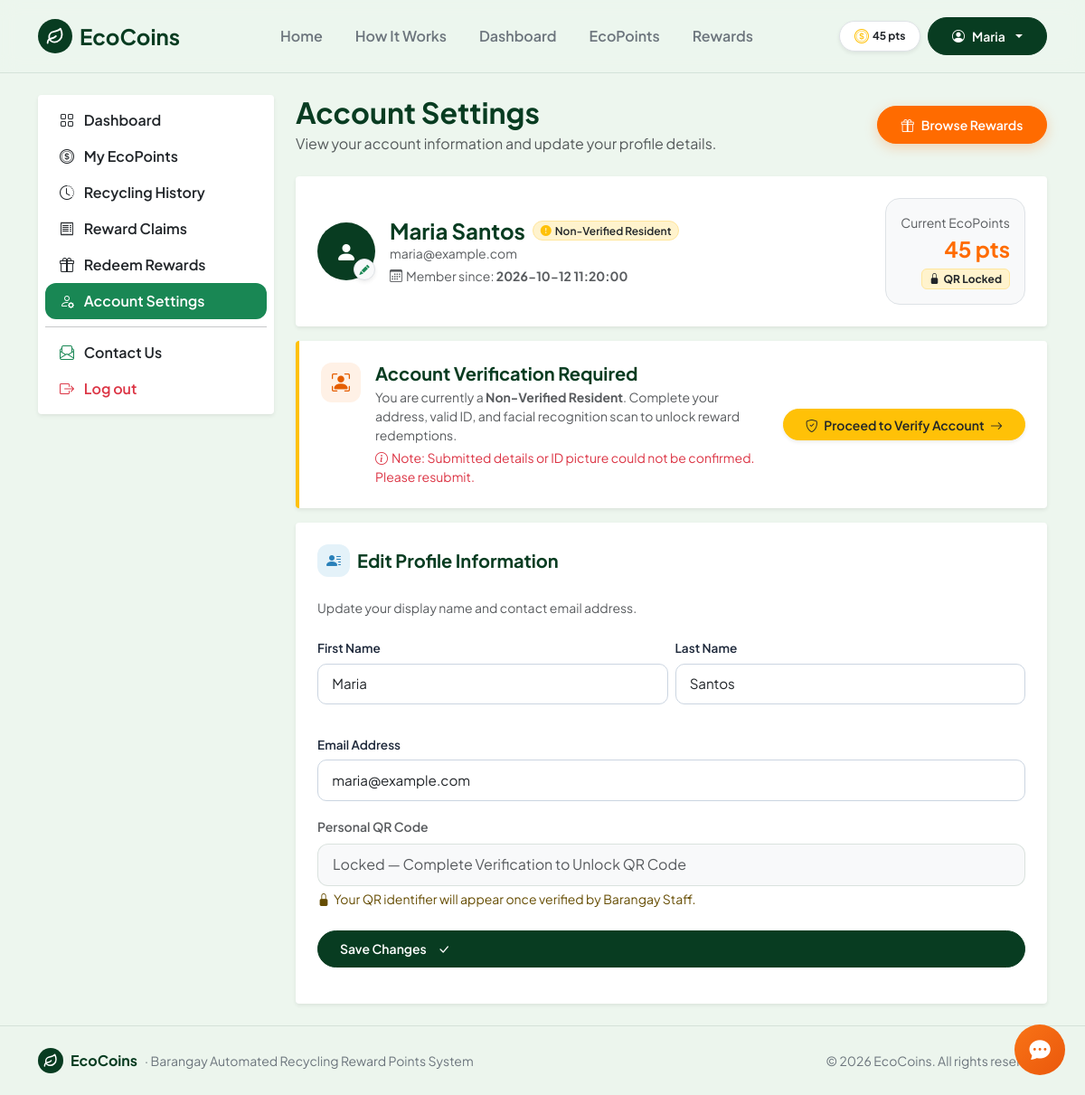
/account (signed in), run on an earlier commit of the app's database.
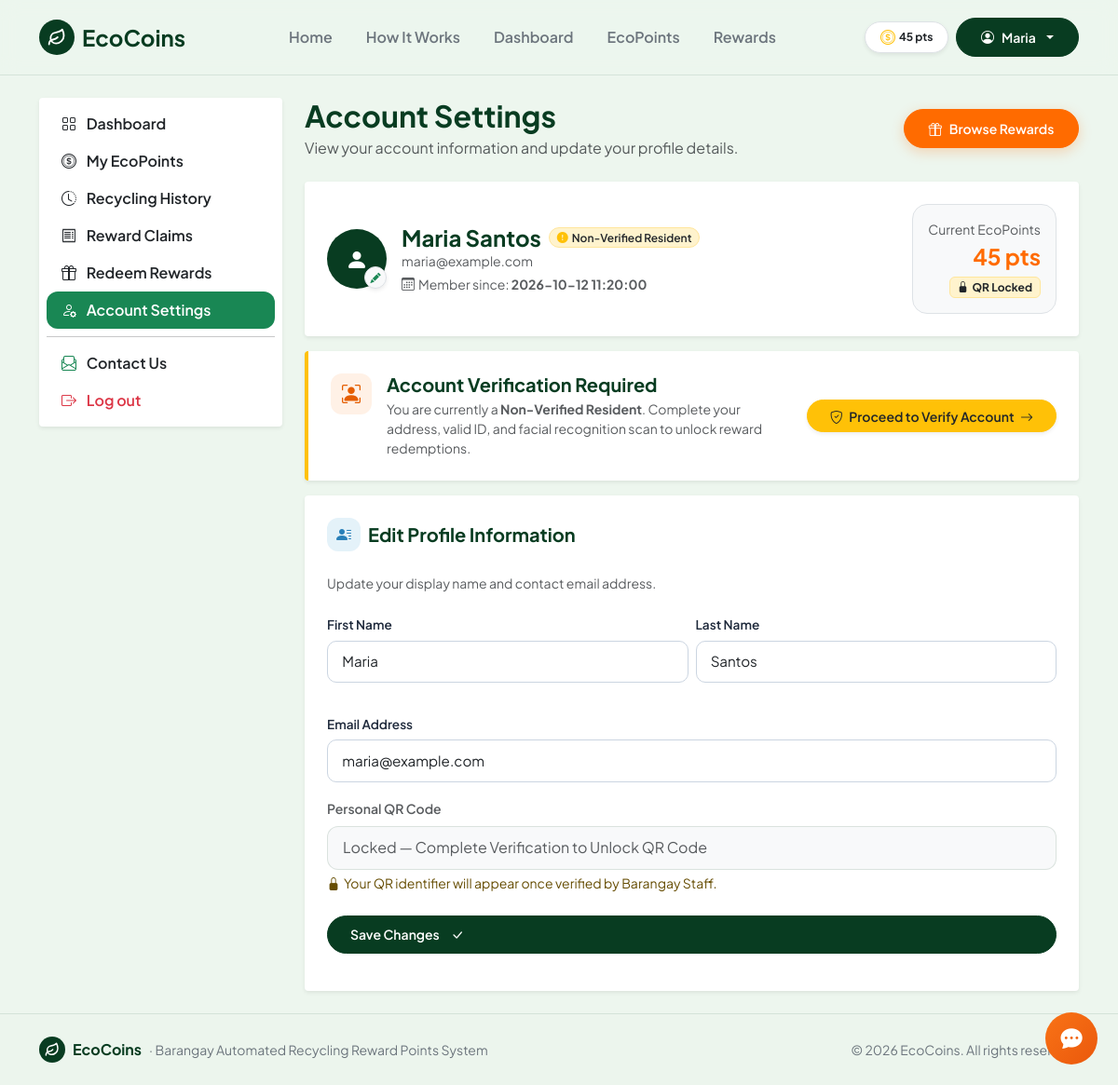
And on a later commit of the database.
### tables this page shows
CREATE TABLE users (
    id INTEGER PRIMARY KEY AUTOINCREMENT,
    full_name TEXT NOT NULL,
    email TEXT NOT NULL UNIQUE,
    password TEXT NOT NULL,
    role TEXT DEFAULT 'resident',
    qr_code TEXT NOT NULL UNIQUE,
    points INTEGER DEFAULT 0,
    created_at TEXT
, status TEXT DEFAULT 'active', station_name TEXT DEFAULT 'Barangay Pinagkawitan, Lipa City', claim_timeout_until TEXT DEFAULT NULL, cancel_count INTEGER DEFAULT 0, is_verified INTEGER DEFAULT 0, first_name TEXT DEFAULT '', middle_name TEXT DEFAULT '', last_name TEXT DEFAULT '', birthday TEXT DEFAULT '', gender TEXT DEFAULT '', contact_number TEXT DEFAULT '', address TEXT DEFAULT '', face_image TEXT DEFAULT NULL, face_descriptor TEXT DEFAULT NULL, verified_at TEXT DEFAULT NULL, verification_status TEXT DEFAULT 'unverified', barangay TEXT DEFAULT '', zip_code TEXT DEFAULT '', id_type TEXT DEFAULT '', id_image TEXT DEFAULT NULL, profile_image TEXT DEFAULT NULL, verification_notes TEXT DEFAULT '', province TEXT DEFAULT '', city TEXT DEFAULT '', id_back_image TEXT DEFAULT NULL, verify_cooldown_until TEXT DEFAULT NULL, failed_login_attempts INTEGER DEFAULT 0, lockout_until TEXT DEFAULT NULL, last_login_at TEXT DEFAULT NULL);

### route.py (the view, shortened to what this page needs)
    @app.route('/account', methods=['GET', 'POST'])
    def account():
        user = get_current_user()
        if not user:
            return redirect(url_for('login'))
        feedback = session.pop('feedback', None)
        feedback_type = session.pop('feedback_type', 'success')
        feedback_field = session.pop('feedback_field', None)
        return render_template(
            'account.html',
            active_page='account',
            user=user,
            feedback=feedback,
            feedback_type=feedback_type,
            feedback_field=feedback_field
        )

### app.py (called while the page is built, shortened)
def _read_env_value(key, default=''):
    val = os.environ.get(key, '').strip()
    if val:
        return val
    env_path = os.path.join(os.path.dirname(os.path.abspath(__file__)), '.env')
    return default

def get_csrf_token():
    token = session.get('_csrf_token')
    if not token:
        token = secrets.token_hex(32)
        session['_csrf_token'] = token
    return token

@app.before_request
def enforce_csrf_protection():
    if app.config.get('CSRF_ENABLED', True) is False:
        return None
    return None

### db.py (called while the page is built)
def get_db():
    conn = sqlite3.connect(DB_PATH)
    conn.row_factory = sqlite3.Row
    return conn

### templates/account.html (shortened to what the changed rows need)
{% extends 'base.html' %}
{% block content %}
<main class="py-4">
  <div class="container">
    <div class="row g-4">
      <div class="{% if current_user.role == 'resident' %}col-lg-9{% else %}col-lg-10 mx-auto{% endif %}">
        <div class="d-flex justify-content-between align-items-center mb-4 flex-wrap gap-2">
          <div>
            <h2 class="fw-bold mb-1" style="color: var(--eco-forest);">Account Settings</h2>
          </div>
        </div>
        <div class="card border-0 shadow-sm p-4 mb-3 bg-white rounded-1 gap-2">
          <div class="d-flex flex-column flex-sm-row align-items-sm-center justify-content-between gap-3">
            <div class="d-flex align-items-center gap-3">
              <div>
                <div class="d-flex align-items-center gap-2 flex-wrap">
                  <h4 class="fw-bold mb-0" style="color: var(--eco-forest);">{{ current_user.full_name }}</h4>
                  {% if current_user.role == 'admin' %}
                    <span class="badge bg-danger-subtle text-danger border border-danger-subtle px-2.5 py-1 rounded-pill small fw-semibold">
                      <i class="bi bi-shield-lock me-1"></i>Administrator
                    </span>
                  {% elif current_user.role == 'staff' %}
                    <span class="badge bg-warning-subtle text-dark border border-warning-subtle px-2.5 py-1 rounded-pill small fw-semibold">
                      <i class="bi bi-person-badge me-1"></i>Staff Operator
                    </span>
                  {% elif current_user.verification_status == 'verified' %}
                    <span class="badge bg-success-subtle text-success border border-success-subtle px-2.5 py-1 rounded-pill small fw-semibold">
                      <i class="bi bi-patch-check-fill me-1"></i>Verified Resident
                    </span>
                  {% elif current_user.verification_status == 'pending' %}
                    <span class="badge bg-info-subtle text-primary border border-info-subtle px-2.5 py-1 rounded-pill small fw-semibold">
                      <i class="bi bi-hourglass-split me-1"></i>Pending Verification
                    </span>
                  {% else %}
                    <span class="badge bg-warning-subtle text-dark border border-warning-subtle px-2.5 py-1 rounded-pill small fw-semibold">
                      <i class="bi bi-exclamation-circle-fill text-warning me-1"></i>Non-Verified Resident
                    </span>
                  {% endif %}
                </div>
                <div class="text-muted small">{{ current_user.email }}</div>
                <div class="small text-muted mt-1">
                  <i class="bi bi-calendar3 me-1"></i>Member since: <strong>{{ current_user.created_at }}</strong>
                </div>
              </div>
            </div>
            {% if current_user.role == 'resident' %}
              <div class="text-sm-end bg-light p-3 rounded-4 border">
                <div class="text-muted small">Current EcoPoints</div>
                <div class="fs-4 fw-bold text-accent">{{ "{:,}".format(current_user.points) }} pts</div>
                {% if current_user.is_verified %}
                  <span class="badge bg-white text-dark border px-2 py-1 font-monospace small mt-1">
                    {{ current_user.qr_code }}
                  </span>
                {% else %}
                  <span class="badge bg-warning-subtle text-dark border border-warning-subtle px-2 py-1 small mt-1">
                    <i class="bi bi-lock-fill me-1"></i>QR Locked
                  </span>
                {% endif %}
              </div>
            {% elif current_user.role == 'staff' %}
              <div class="text-sm-end bg-light p-3 rounded-4 border">
                <div class="text-muted small">Staff Identifier</div>
                <div class="fw-bold font-monospace text-dark">{{ current_user.qr_code }}</div>
                <div class="small text-muted mt-1">Barangay Collection Hub</div>
              </div>
            {% endif %}
          </div>
        </div>
        {% if current_user.role == 'resident' %}
          <div class="card border-0 shadow-sm p-4 mb-3 {% if current_user.verification_status == 'verified' %} bg-white {% elif current_user.verification_status == 'pending' %} border-start border-4 border-primary bg-white {% else %} border-start border-4 border-warning bg-white {% endif %} rounded-1 gap-2">
            <div class="d-flex flex-column flex-md-row align-items-md-center justify-content-between gap-3">
              <div class="d-flex align-items-start gap-3">
                <div>
                  <h5 class="fw-bold mb-1" style="color: var(--eco-forest);">
                    {% if current_user.verification_status == 'verified' %}
                      Identity &amp; Facial Recognition Verified
                    {% elif current_user.verification_status == 'pending' %}
                      Verification Pending Staff Confirmation
                    {% else %}
                      Account Verification Required
                    {% endif %}
                  </h5>
                  {% if current_user.verification_status == 'verified' %}
                    <p class="text-muted small mb-2">Your resident identity is verified via Facial Recognition &amp; Barangay Staff ({{ current_user.verified_at }}).</p>
                    <div class="d-flex flex-column gap-1 small text-secondary">
                      {% if current_user.birthday %}<div><i class="bi bi-cake2 me-2"></i>{{ current_user.birthday }}</div>{% endif %}
                      {% if current_user.contact_number %}<div><i class="bi bi-telephone me-2"></i>{{ current_user.contact_number }}</div>{% endif %}
                      {% if current_user.barangay %}<div><i class="bi bi-geo-alt me-2"></i>Brgy. {{ current_user.barangay }} {{ current_user.zip_code }}</div>{% endif %}
                      {% if current_user.id_type %}<div><i class="bi bi-card-heading me-2"></i>{{ current_user.id_type }}</div>{% endif %}
                    </div>
                  {% else %}
                    <p class="text-muted small mb-0">You are currently a <strong>Non-Verified Resident</strong>. Complete your address, valid ID, and facial recognition scan to unlock reward redemptions.</p>
                    {% if current_user.verification_notes %}
                      <div class="text-danger small mt-1"><i class="bi bi-info-circle me-1"></i>Note: {{ current_user.verification_notes }}</div>
                    {% endif %}
                  {% endif %}
                </div>
              </div>
            </div>
          </div>
        {% endif %}
        <div class="row g-4">
          <div class="{% if current_user.role == 'resident' %}col-12{% else %}col-md-6{% endif %}">
            <div class="card border-0 shadow-sm p-4 h-100 bg-white rounded-1 gap-2 mb-3">
              <form action="{{ url_for('account') }}" method="POST" id="updateProfileForm" novalidate>
                <div class="row g-2 mb-3">
                  <div class="col-12 col-sm-6">
                    <div class="messenger-field-group {% if feedback and feedback_type == 'danger' and feedback_field == 'first_name' %}has-error{% endif %}" id="profileFnGroup">
                      <label class="form-label" for="profileFnInput">First Name</label>
                      <input type="text" name="first_name" id="profileFnInput" maxlength="30" class="form-control " value="{{ current_user.full_name.split(' ', 1)[0] if current_user.full_name else '' }}" autocomplete="given-name">
                    </div>
                  </div>
                  <div class="col-12 col-sm-6">
                    <div class="messenger-field-group {% if feedback and feedback_type == 'danger' and feedback_field == 'last_name' %}has-error{% endif %}" id="profileLnGroup">
                      <label class="form-label" for="profileLnInput">Last Name</label>
                      <input type="text" name="last_name" id="profileLnInput" maxlength="30" class="form-control {% if feedback and feedback_type == 'danger' and feedback_field == 'last_name' %}is-invalid{% endif %}" value="{{ current_user.full_name.split(' ', 1)[1] if current_user.full_name and ' ' in current_user.full_name else '' }}" autocomplete="family-name">
                    </div>
                  </div>
                </div>
                <div class="messenger-field-group mb-3 {% if feedback and feedback_type == 'danger' and feedback_field == 'email' %}has-error{% endif %}" id="profileEmailGroup">
                  <label class="form-label" for="profileEmailInput">Email Address</label>
                  <input type="email" name="email" id="profileEmailInput" class="form-control " value="{{ current_user.email }}" autocomplete="email">
                </div>
              </form>
            </div>
          </div>
        </div>
      </div>
    </div>
  </div>
</main>
{% endblock %}

### templates/base.html (shortened to what the changed rows need)
<!doctype html>
<html lang="en">
<head>
  <link href="https://cdn.jsdelivr.net/npm/bootstrap@5.3.3/dist/css/bootstrap.min.css" rel="stylesheet">
  <link rel="stylesheet" href="https://cdn.jsdelivr.net/npm/bootstrap-icons@1.11.3/font/bootstrap-icons.min.css">
  <link rel="stylesheet" href="{{ url_for('static', filename='css/style.min.css') }}?v=20261123">
</head>
<body class="d-flex flex-column min-vh-100">
<nav class="navbar navbar-expand-lg py-3 sticky-top" style="background-color: rgba(237, 246, 238, 0.95); backdrop-filter: blur(10px); border-bottom: 1px solid var(--eco-border);">
  <div class="container">
    <div class="collapse navbar-collapse" id="mainNav">
      <div class="d-flex align-items-center gap-2">
        {% if current_user %}
          {% if current_user.role == 'resident' %}
            <span class="badge bg-white text-dark border px-3 py-2 rounded-pill fw-bold shadow-sm d-none d-sm-inline-flex align-items-center gap-1">
              <i class="bi bi-coin text-warning fs-6"></i>
              <span>{{ "{:,}".format(current_user.points) }} pts</span>
            </span>
          {% endif %}
          <div class="dropdown">
            <button class="btn btn-forest dropdown-toggle d-flex align-items-center gap-2 btn-pill" type="button" data-bs-toggle="dropdown">
              <i class="bi bi-person-circle"></i>
              <span style="max-width: 140px; overflow: hidden; text-overflow: ellipsis; white-space: nowrap; display: inline-block;">{{ current_user.first_name }}</span>
            </button>
          </div>
        {% else %}
          <a href="{{ url_for('login') }}" class="btn btn-outline-success px-3 btn-pill">Login</a>
          <a href="{{ url_for('register') }}" class="btn btn-accent px-4 btn-pill">
            <span>Join Free</span>
            <i class="bi bi-arrow-right"></i>
          </a>
        {% endif %}
      </div>
    </div>
  </div>
</nav>
{% block content %}{% endblock %}
</body>
</html>

What changed in the data, as far as the page shows it:
changed users "Maria Santos": verification_notes "Submitted details or ID picture could not be confirmed. Please resubmit." → (not shown)
Also different on the page:
text no longer shown: "Note:"
